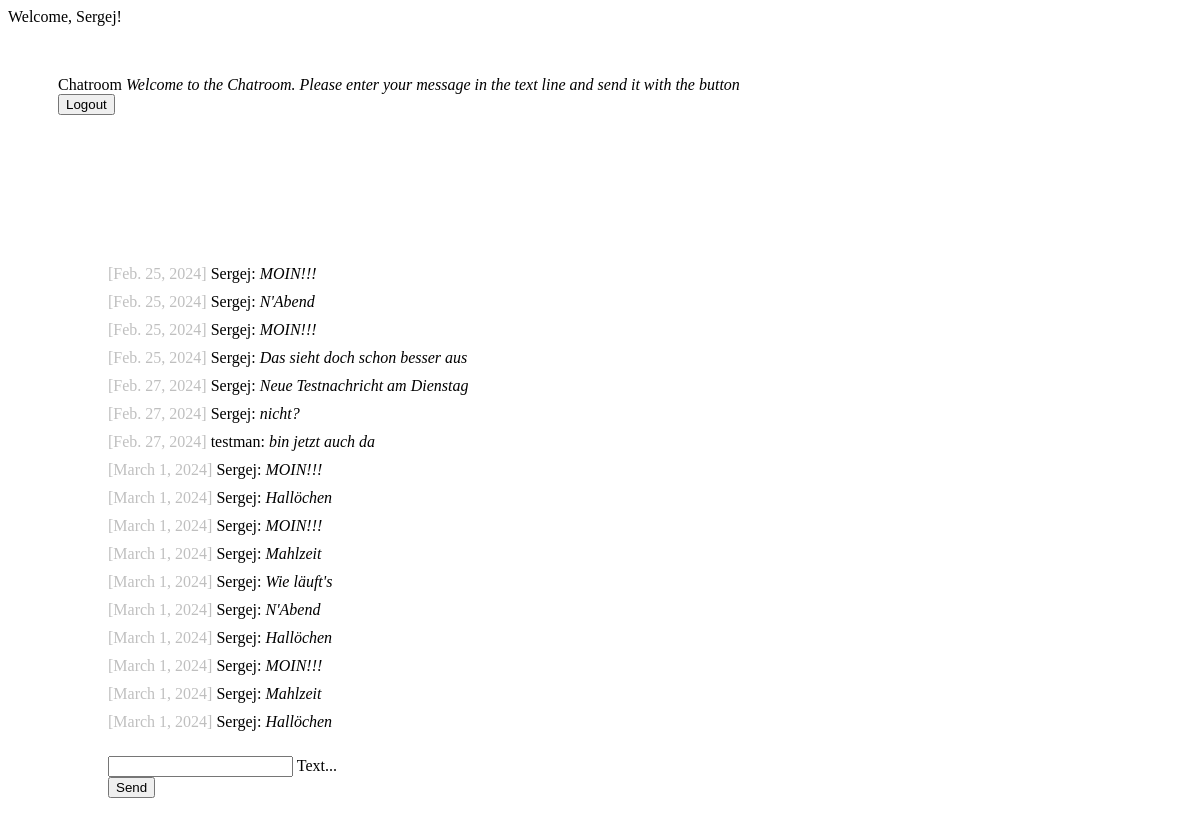
The app's page /chat/ (signed in), older data.
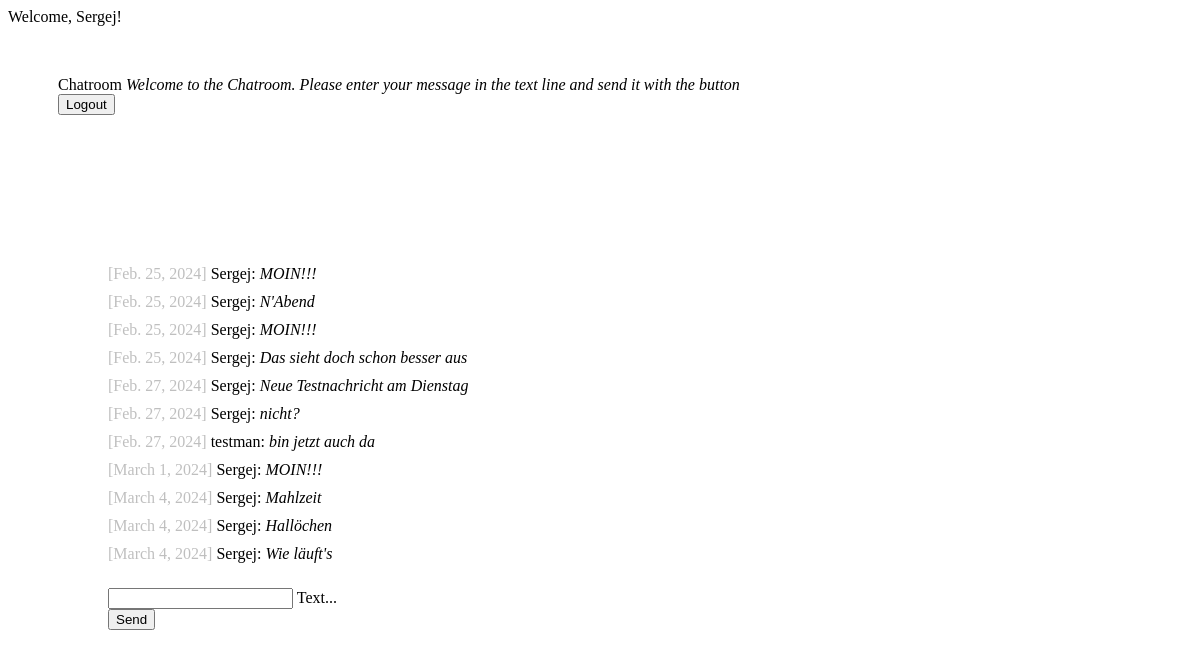
The same page, newer data.
### chat/models.py (models this page shows)
class Message(models.Model):
    text = models.CharField(max_length=500)
    created_at = models.DateField(default=date.today)
    chat = models.ForeignKey(Chat, on_delete=models.CASCADE, related_name='chat_message_set', default=None, blank=True, null=True)
    author = models.ForeignKey(settings.AUTH_USER_MODEL, on_delete=models.CASCADE, related_name='author_message_set')
    receiver = models.ForeignKey(settings.AUTH_USER_MODEL, on_delete=models.CASCADE, related_name='receiver_message_set')

### chat/views.py (the view)
# urls.py: path('chat/', index),
@login_required(login_url='/login/')
def index(request):
    if request.method == 'POST':
        myChat = Chat.objects.get(id=2)
        new_message = Message.objects.create(text=request.POST['textmessage'], chat=myChat, author=request.user, receiver=request.user)
        serialized_obj = serializers.serialize('json', [ new_message ])
        return JsonResponse(serialized_obj[1:-1], safe=False)
    chatMessages = Message.objects.filter(chat__id=2)
    return render(request, 'chat/index.html', {'messages': chatMessages})

### chat/templates/chat/index.html (shortened to what this page needs)
{% extends "base.html" %} {% block content %}
<div class="page-content">
    {% if request.user.is_authenticated %}
    <div id="messageContainer">
        {% for message in messages %}
        <div>
            <span class="color-gray"> [{{ message.created_at }}] </span>
            {{ message.author }}: <i> {{ message.text }} </i>
        </div>
        {% endfor %}
    </div>
    <form onsubmit="sendMessage(); return false;" method="post">
        <div class="mdl-textfield mdl-js-textfield mdl-textfield--floating-label">
            <input class="mdl-textfield__input" name="textmessage" required type="text" id="messageField" />
            <label class="mdl-textfield__label" for="messageField">Text...</label>
        </div>
        <button class="mdl-button mdl-js-button mdl-button--raised mdl-js-ripple-effect mdl-button--accent">Send</button>
    </form>
    {% endif %}
</div>
{% endblock %}

Row changes from the older to the newer data that the page shows:
removed Message: created_at "March 1, 2024", author "Sergej", text "Hallöchen"
removed Message: created_at "March 1, 2024", author "Sergej", text "MOIN!!!"
removed Message: created_at "March 1, 2024", author "Sergej", text "Mahlzeit"
removed Message: created_at "March 1, 2024", author "Sergej", text "Wie läuft's"
removed Message: created_at "March 1, 2024", author "Sergej", text "N'Abend"
removed Message: created_at "March 1, 2024", author "Sergej", text "Hallöchen"
removed Message: created_at "March 1, 2024", author "Sergej", text "MOIN!!!"
removed Message: created_at "March 1, 2024", author "Sergej", text "Mahlzeit"
removed Message: created_at "March 1, 2024", author "Sergej", text "Hallöchen"
added Message: created_at "March 4, 2024", author "Sergej", text "Mahlzeit"
added Message: created_at "March 4, 2024", author "Sergej", text "Hallöchen"
added Message: created_at "March 4, 2024", author "Sergej", text "Wie läuft's"
